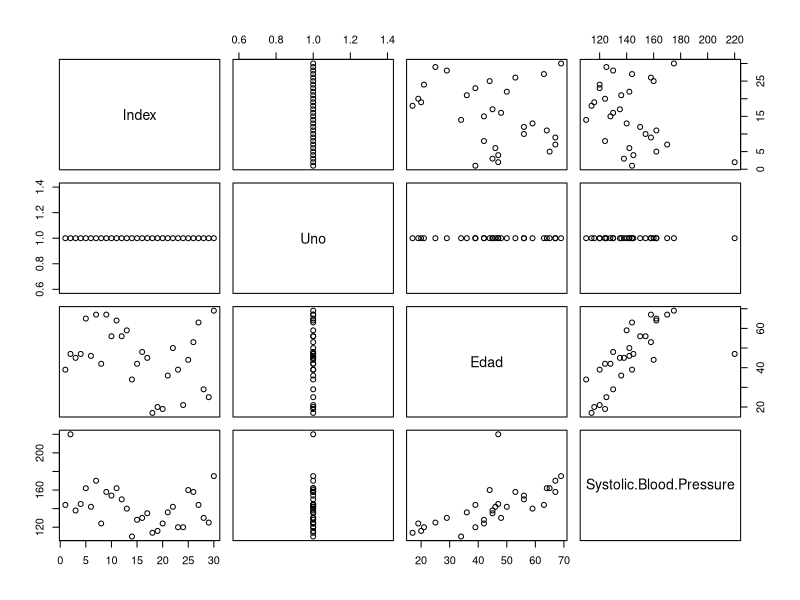
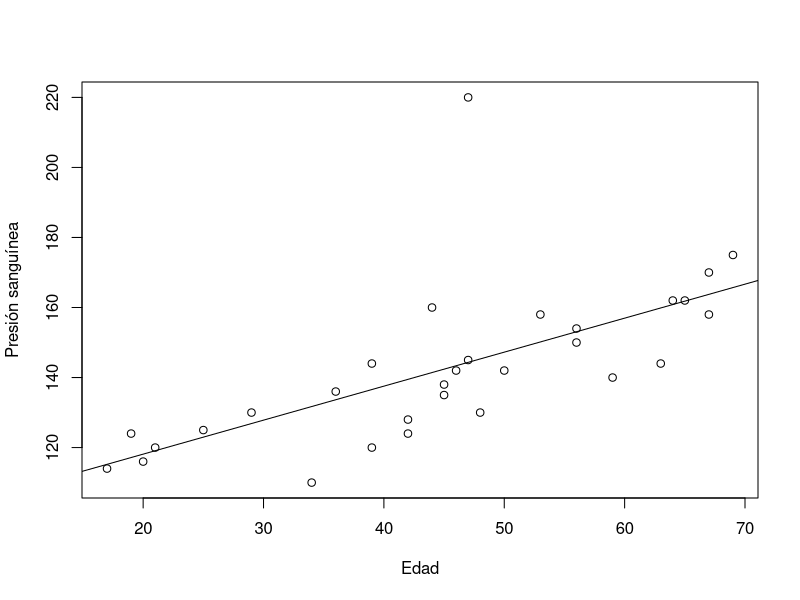

Recreate these plots in R, in order.
# install.packages("tidyverse")
library("tidyverse")

# Se lee el archivo de datos y se guarda en una variable
datos_presion_sanguinea <- read.csv("./Data/PresionSanguineaEdad.csv")

# Función que devuelve las primeras n filas del conjunto de datos.
head(datos_presion_sanguinea)

pairs(datos_presion_sanguinea)
view(cor(datos_presion_sanguinea))

# y = Estimate Std(Intercept) + Estimate Std(Edad) x
# y = 98.7147 + 0.9709x
regresion <- lm(Systolic.Blood.Pressure ~ Edad, data = datos_presion_sanguinea)
summary(regresion)

plot(datos_presion_sanguinea$Edad, datos_presion_sanguinea$Systolic.Blood.Pressure, 
    xlab='Edad', ylab='Presión sanguínea')
abline(regresion)

nuevas.Edad <- data.frame(Edad = seq(30, 50))
view(predict(regresion, nuevas.Edad))
